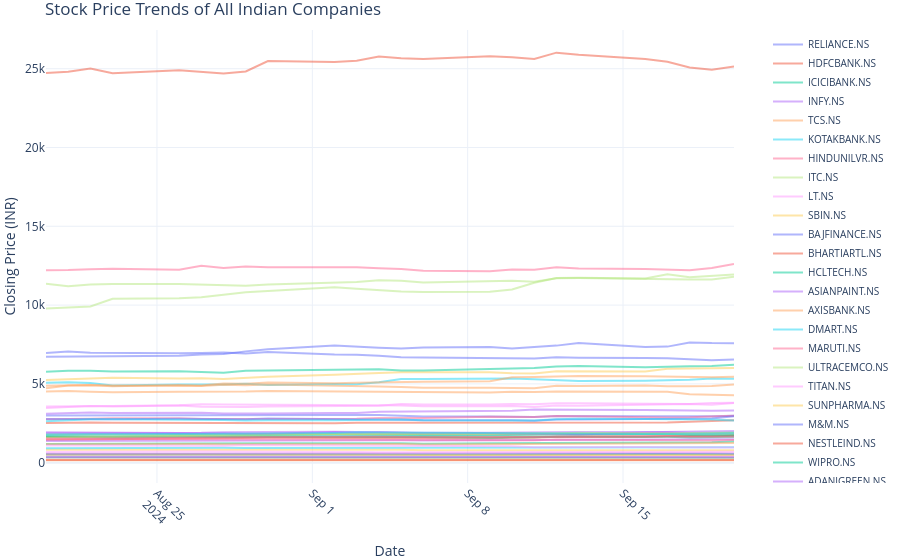

Here is the notebook cell this chart was saved with:
### Code cell
fig = go.Figure()

for company in data.columns[1:]:
    fig.add_trace(go.Scatter(x=data['Date'], y=data[company],
                             mode='lines',
                             name=company,
                             opacity=0.5))

fig.update_layout(
    title='Stock Price Trends of All Indian Companies',
    xaxis_title='Date',
    yaxis_title='Closing Price (INR)',
    xaxis=dict(tickangle=45), 
    legend=dict(
        x=1.05,
        y=1,
        traceorder="normal",
        font=dict(size=10),
        orientation="v"
    ),
    margin=dict(l=0, r=0, t=30, b=0),  
    hovermode='x',
    template='plotly_white'
)

fig.show()
